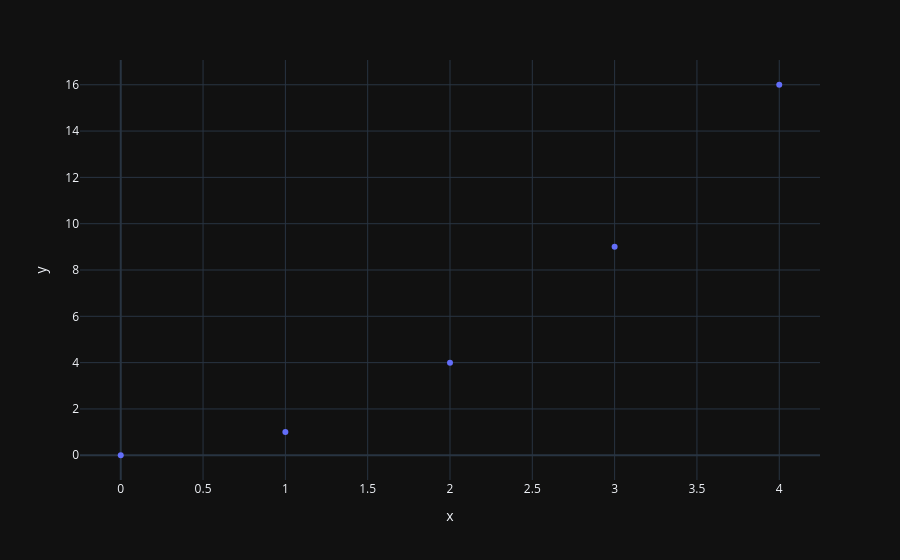

Notebook code for this chart:
### Code cell
import plotly.graph_objects as go
import plotly.express as px
import numpy as np
np.random.seed(1)

#garbage graph
fig = px.scatter(x=[0, 1, 2, 3, 4], y=[0, 1, 4, 9, 16])
fig.show()
fig.write_image("random.pdf")

### Figure 1 — Plotly figure (JSON) as saved in the notebook; plotly's stock layout.template omitted (floating-point values rounded to 4 significant figures)
{"data": [{"hovertemplate": "x=%{x}<br>y=%{y}<extra></extra>", "legendgroup": "", "marker": {"color": "#636efa", "symbol": "circle"}, "mode": "markers", "name": "", "orientation": "v", "showlegend": false, "x": [0, 1, 2, 3, 4], "xaxis": "x", "y": [0, 1, 4, 9, 16], "yaxis": "y", "type": "scatter"}], "layout": {"xaxis": {"anchor": "y", "domain": [0.0, 1.0], "title": {"text": "x"}}, "yaxis": {"anchor": "x", "domain": [0.0, 1.0], "title": {"text": "y"}}, "legend": {"tracegroupgap": 0}, "margin": {"t": 60}}}
